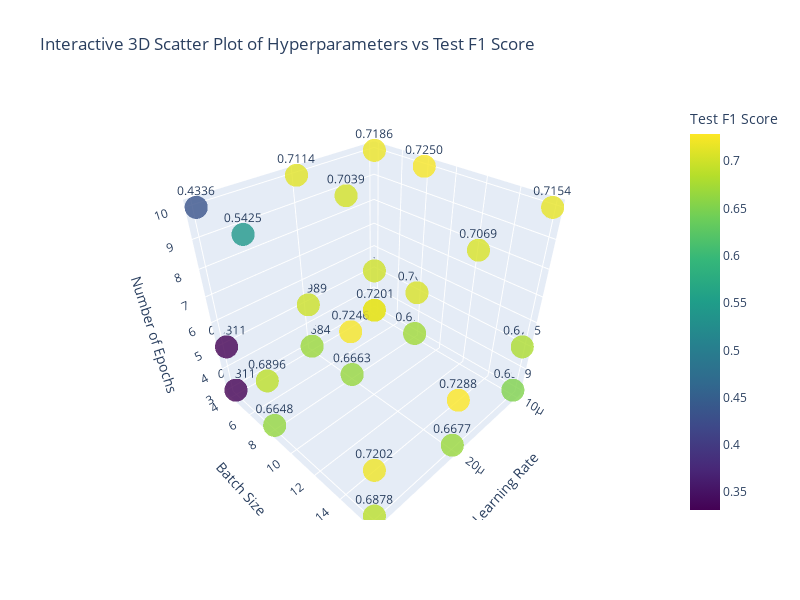

Write notebook code for a chart like this one.
### Code cell
# code from chatgpt
# Create an interactive 3D scatter plot using Plotly
fig = go.Figure(data=[
    go.Scatter3d(
        x=results_df['learning_rate'],
        y=results_df['batch_size'],
        z=results_df['num_epochs'],
        mode='markers+text',
        marker=dict(
            size=8,
            color=results_df['test_f1'],    # Set color to test_f1 values
            colorscale='Viridis',
            opacity=0.8,
            colorbar=dict(title="Test F1 Score")
        ),
        text=[f"{f1:.4f}" for f1 in results_df['test_f1']],  # Display test_f1 score as text labels
        textposition="top center"
    )
])

# Set plot layout details
fig.update_layout(
    scene=dict(
        xaxis_title="Learning Rate",
        yaxis_title="Batch Size",
        zaxis_title="Number of Epochs"
    ),
    title="Interactive 3D Scatter Plot of Hyperparameters vs Test F1 Score",
    width=800,    # Increase width
    height=600  
)

fig.show()

### Figure 1 — Plotly figure (JSON) as saved in the notebook; plotly's stock layout.template omitted (floating-point values rounded to 4 significant figures)
{"data": [{"marker": {"color": [0.6883, 0.7, 0.7186, 0.6716, 0.7058, 0.725, 0.6519, 0.6795, 0.7154, 0.6684, 0.6989, 0.7114, 0.6663, 0.7246, 0.7039, 0.6677, 0.7288, 0.7069, 0.3311, 0.3311, 0.4336, 0.6648, 0.6896, 0.5425, 0.6878, 0.7202, 0.7201], "colorbar": {"title": {"text": "Test F1 Score"}}, "colorscale": [[0, "#440154"], [0.1111, "#482878"], [0.2222, "#3e4989"], [0.3333, "#31688e"], [0.4444, "#26828e"], [0.5556, "#1f9e89"], [0.6667, "#35b779"], [0.7778, "#6ece58"], [0.8889, "#b5de2b"], [1, "#fde725"]], "opacity": 0.8, "size": 8}, "mode": "markers+text", "text": ["0.6883", "0.7000", "0.7186", "0.6716", "0.7058", "0.7250", "0.6519", "0.6795", "0.7154", "0.6684", "0.6989", "0.7114", "0.6663", "0.7246", "0.7039", "0.6677", "0.7288", "0.7069", "0.3311", "0.3311", "0.4336", "0.6648", "0.6896", "0.5425", "0.6878", "0.7202", "0.7201"], "textposition": "top center", "type": "scatter3d", "x": [1e-05, 1e-05, 1e-05, 1e-05, 1e-05, 1e-05, 1e-05, 1e-05, 1e-05, 2e-05, 2e-05, 2e-05, 2e-05, 2e-05, 2e-05, 2e-05, 2e-05, 2e-05, 3e-05, 3e-05, 3e-05, 3e-05, 3e-05, 3e-05, 3e-05, 3e-05, 3e-05], "y": [4, 4, 4, 8, 8, 8, 16, 16, 16, 4, 4, 4, 8, 8, 8, 16, 16, 16, 4, 4, 4, 8, 8, 8, 16, 16, 16], "z": [3, 5, 10, 3, 5, 10, 3, 5, 10, 3, 5, 10, 3, 5, 10, 3, 5, 10, 3, 5, 10, 3, 5, 10, 3, 5, 10]}], "layout": {"height": 600, "scene": {"xaxis": {"title": {"text": "Learning Rate"}}, "yaxis": {"title": {"text": "Batch Size"}}, "zaxis": {"title": {"text": "Number of Epochs"}}}, "title": {"text": "Interactive 3D Scatter Plot of Hyperparameters vs Test F1 Score"}, "width": 800}}
